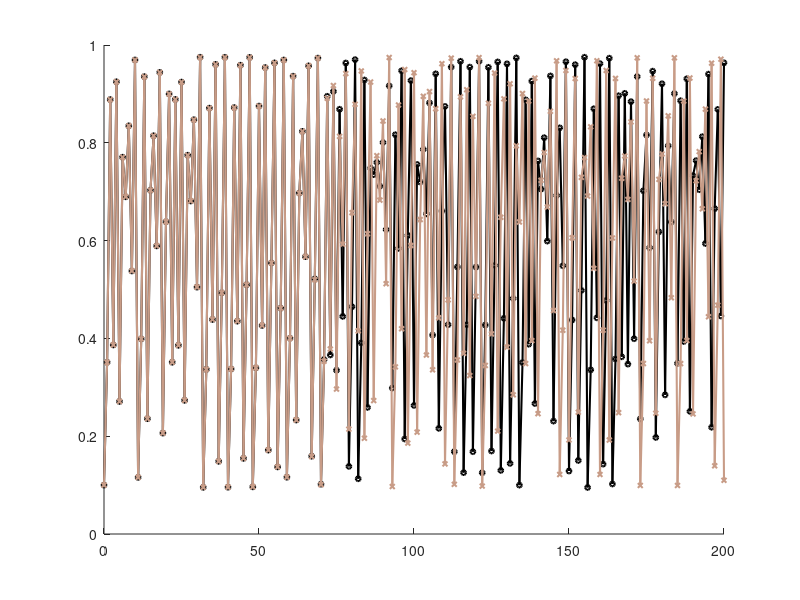

This figure's MATLAB source: (Note: this script raises an error after producing the figure.)
%% Logistic map - MATLAB version
clear; close all; clc

%% Visual settings
width = 2;
markerSize = 3;

T = pink(20);
palette = [T(9,:); T(6,:); T(2,:)];

% Automatically identify darkest, medium, and lightest colors
brightness = sum(palette, 2);
[~, order] = sort(brightness, 'ascend');

darkestColor = palette(order(1), :);
mediumColor  = palette(order(2), :);
lightestColor = palette(order(3), :);

fontName = 'SansSerif';
fontAxes   = 13;
fontLabels = 13;
fontTitle  = 11;
fontLegend = 11;

%% Parameters
r  = 3.9;      % bifurcation parameter
x0 = 0.1;      % initial condition
y0 = x0;       % same initial condition

N = 200;

%% Preallocation
x = zeros(N+1,1);
y = zeros(N+1,1);

x(1) = x0;
y(1) = y0;

%% Logistic maps
for k = 1:N
    x(k+1) = r*x(k)*(1 - x(k));          % F
end

for k = 1:N
    y(k+1) = r*(y(k)*(1 - y(k)));        % G
end

%% LBE and LLE
startIndex = 1;

LBE = abs(y(startIndex:N) - x(startIndex:N))/2;
graf_LBE = log10(LBE + eps);   % eps avoids log10(0)

vec1 = 4;
vec2 = 80;

% Python slice graf_LBE[vec1:vec2] corresponds to indices 4:79
% MATLAB equivalent:
idxFit = vec1+1:vec2;

vecN = linspace(vec1, vec2, vec2 - vec1);

LLE = polyfit(vecN(:), graf_LBE(idxFit), 1);

LLE1 = LLE(1);
LLE2 = LLE(2);

Ts = fix(abs((log10(1/2) + 16)/LLE(1)));

%% Figure 1 - Logistic map sequences
figure
set(gcf, 'Units', 'centimeters', 'Position', [5 3 18 6.5])
set(gcf, 'Color', 'w')
set(gcf, 'Renderer', 'Painters')

hold on

% F uses the darkest color
plot(0:N, x, ...
    'LineWidth', 1.5, ...
    'Marker', 'o', ...
    'MarkerSize', 3.5, ...
    'Color', 'k')

% G uses another palette color
plot(0:N, y, ...
    'LineWidth', 1.5, ...
    'Marker', 'x', ...
    'MarkerSize', 3.5, ...
    'Color',T(9,:))

xline(40, ...
    'LineStyle', '-', ...
    'LineWidth', 1.5, ...
    'Color', 'k')

yline(-0.15, ...
    'LineStyle', '-', ...
    'LineWidth', 1.5, ...
    'Color', 'k')

xlabel('$N$', ...
    'Interpreter', 'latex', ...
    'FontName', fontName, ...
    'FontSize', fontLabels)

ylabel('$F(x_n),\ G(x_n)$', ...
    'Interpreter', 'latex', ...
    'FontName', fontName, ...
    'FontSize', fontLabels)

ax = gca;
set(ax, ...
    'LineWidth', 1.5, ...
    'FontSize', fontAxes, ...
    'FontName', fontName)

axis([40 100 -0.15 1.15])
grid on
box off

exportgraphics(gcf, 'mapalogEX.pdf', 'ContentType', 'vector')

%% Figure 2 - LBE with linear fit
figure
set(gcf, 'Units', 'centimeters', 'Position', [5 3 18 10])
set(gcf, 'Color', 'w')
set(gcf, 'Renderer', 'Painters')

hold on

% log curve uses the darkest color
plot(0:length(graf_LBE)-1, graf_LBE, ...
    'LineWidth', 1.5, ...
    'Marker', 'o', ...
    'MarkerSize', 2, ...
    'Color', 'k')

plot(vecN, polyval(LLE, vecN), ...
    'LineWidth', 3, ...
    'Color', T(7,:))

xline(0, ...
    'LineStyle', '-', ...
    'LineWidth', 1.5, ...
    'Color', 'k')

yline(-17, ...
    'LineStyle', '-', ...
    'LineWidth', 1.5, ...
    'Color', 'k')

text(40, -16, sprintf('%.5f n', LLE1), ...
    'FontName', fontName, ...
    'FontSize', fontLabels)

text(65, -16, sprintf('%.5f', LLE2), ...
    'FontName', fontName, ...
    'FontSize', fontLabels)

xlabel('$N$', ...
    'Interpreter', 'latex', ...
    'FontName', fontName, ...
    'FontSize', fontLabels)

ylabel('$\log_{10}|\delta_{\alpha,n}|$', ...
    'Interpreter', 'latex', ...
    'FontName', fontName, ...
    'FontSize', fontLabels)

ax = gca;
set(ax, ...
    'LineWidth', 1.5, ...
    'FontSize', fontAxes, ...
    'FontName', fontName)

axis([0 160 -17 1])
grid on
box off

exportgraphics(gcf, 'mapalogLLE.pdf', 'ContentType', 'vector')
